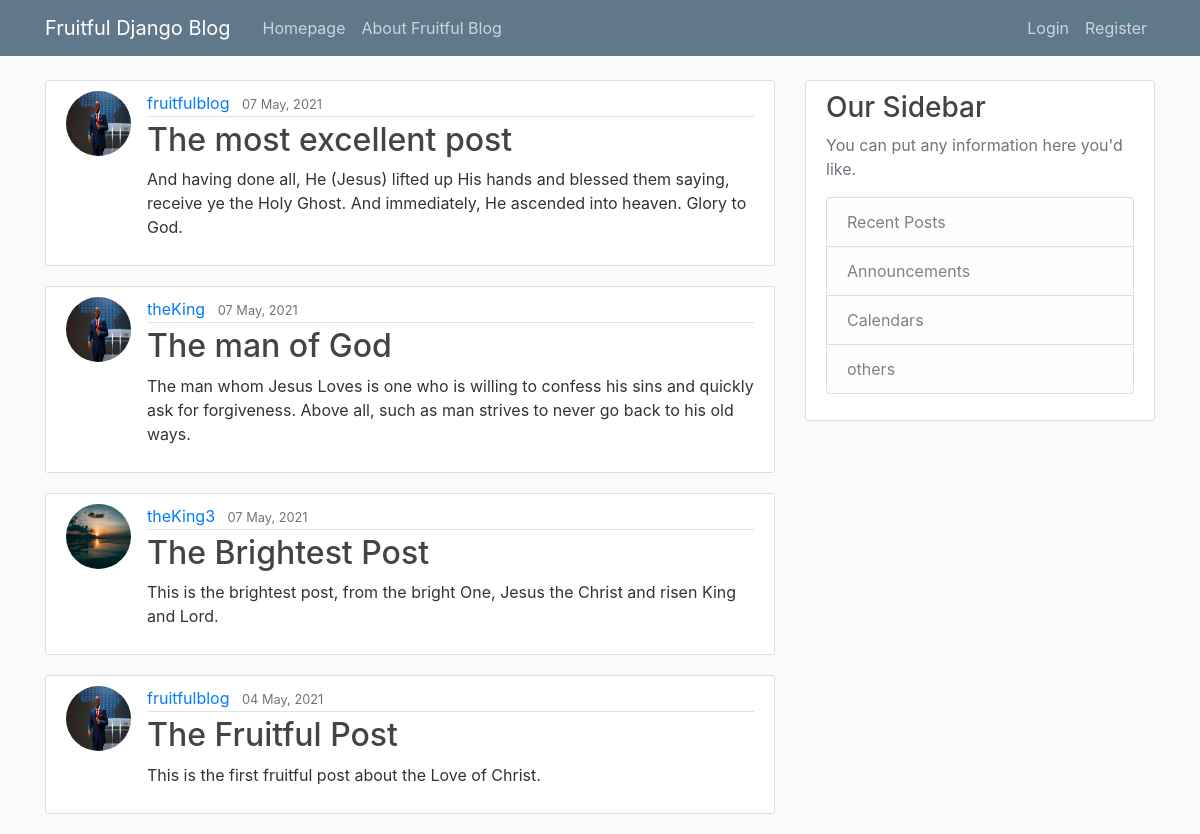
The page / on the database its author committed.
### fruitfulblog/models.py (models this page shows, shortened)
class Post(models.Model):
    title = models.CharField(max_length=150)
    content = models.TextField()
    date_posted = models.DateTimeField(default=timezone.now)
    author = models.ForeignKey(User, on_delete=models.CASCADE)

### endusers/models.py (models this page shows, shortened)
class Profile(models.Model):
    enduser = models.OneToOneField(User, on_delete=models.CASCADE)
    image = models.ImageField(default='default.jpg', upload_to='profile_pics')

### fruitfulblog/views.py (the view)
# urls.py: path('', PostListView.as_view(), name='blog_home'),
class PostListView(ListView): #class-based view
    model = Post
    template_name = 'fruitfulblog/home.html'
    context_object_name = 'posts'
    ordering = ['-date_posted']

### fruitfulblog/templates/fruitfulblog/home.html
{% extends 'fruitfulblog/base.html' %}
{% block content %}
    {% for post in posts %}
    <article class="media content-section">
      <img class ="rounded-circle article-img" src="{{ post.author.profile.image.url }}">
        <div class="media-body">
          <div class="article-metadata">
            <a class="mr-2" href="#">{{ post.author }}</a>
            <small class="text-muted">{{ post.date_posted|date:"d F, Y"}}</small>
          </div>
          <h2><a class="article-title" href="{% url 'post_detail' post.id %}">{{ post.title }}</a></h2>
          <p class="article-content">{{ post.content }}</p>
        </div>
      </article>
    {% endfor %}
{% endblock content %}

### fruitfulblog/static/fruitfulblog/main.css (style rules this page uses)
body { background: #fafafa; color: #333333; margin-top: 5rem; }
h1, h2, h3, h4, h5, h6 { color: #444444; }
.content-section { background: #ffffff; padding: 10px 20px; border: 1px solid #dddddd; border-radius: 3px; margin-bottom: 20px; }
.article-title { color: #444444; }
.article-content { white-space: pre-line; }
.article-img { height: 65px; width: 65px; margin-right: 16px; }
.article-metadata { padding-bottom: 1px; margin-bottom: 4px; border-bottom: 1px solid #e3e3e3 }

### rows shown on the page
Post: author.profile.image (picture), author "fruitfulblog", date_posted "07 May, 2021", title "The most excellent post", content "And having done all, He (Jesus) lifted up His hands and blessed them saying, receive ye the Holy Ghost. And immediately, He ascended into heaven. Glory to God."
Post: author.profile.image (picture), author "theKing", date_posted "07 May, 2021", title "The man of God", content "The man whom Jesus Loves is one who is willing to confess his sins and quickly ask for forgiveness. Above all, such as man strives to never go back to his old ways."
Post: author.profile.image (placeholder picture), author "theKing3", date_posted "07 May, 2021", title "The Brightest Post", content "This is the brightest post, from the bright One, Jesus the Christ and risen King and Lord."
Post: author.profile.image (picture), author "fruitfulblog", date_posted "04 May, 2021", title "The Fruitful Post", content "This is the first fruitful post about the Love of Christ."
